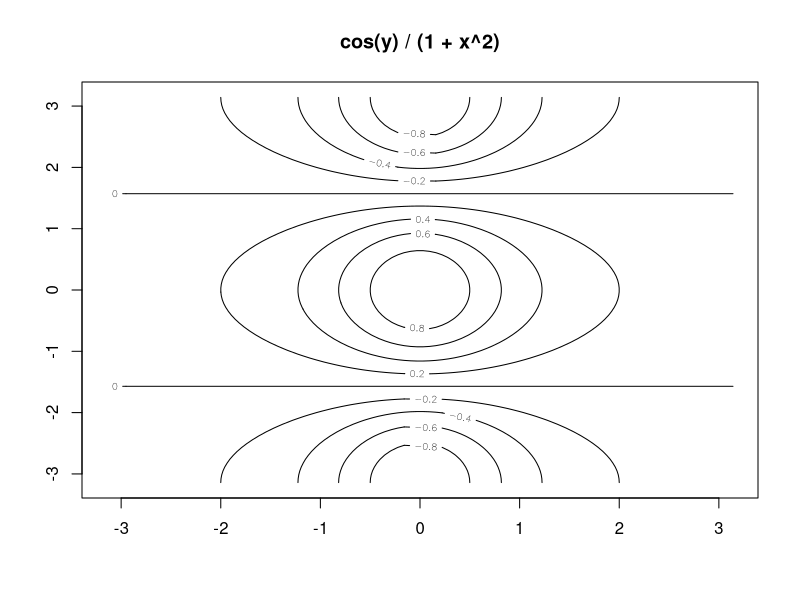
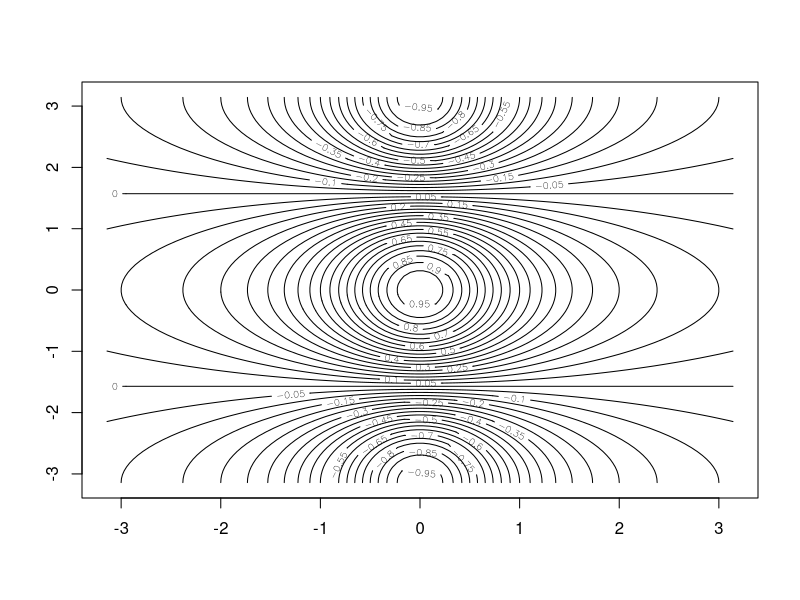
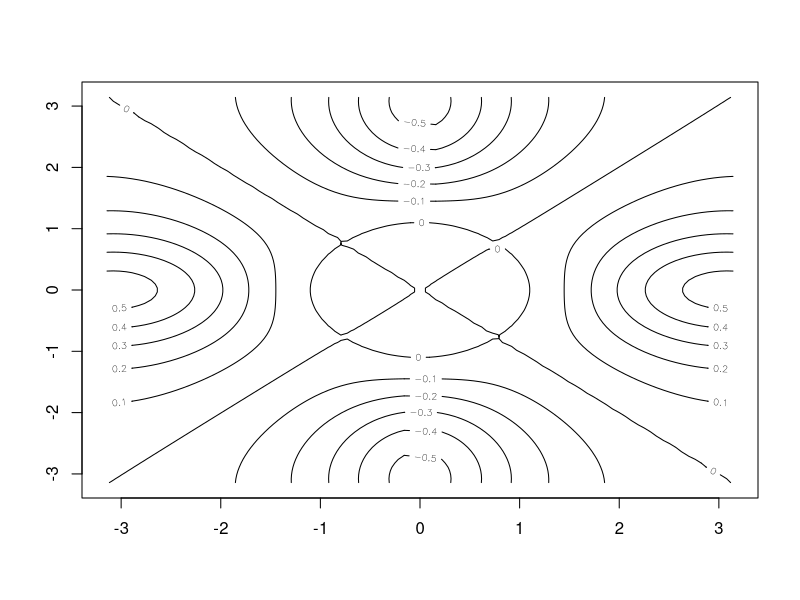
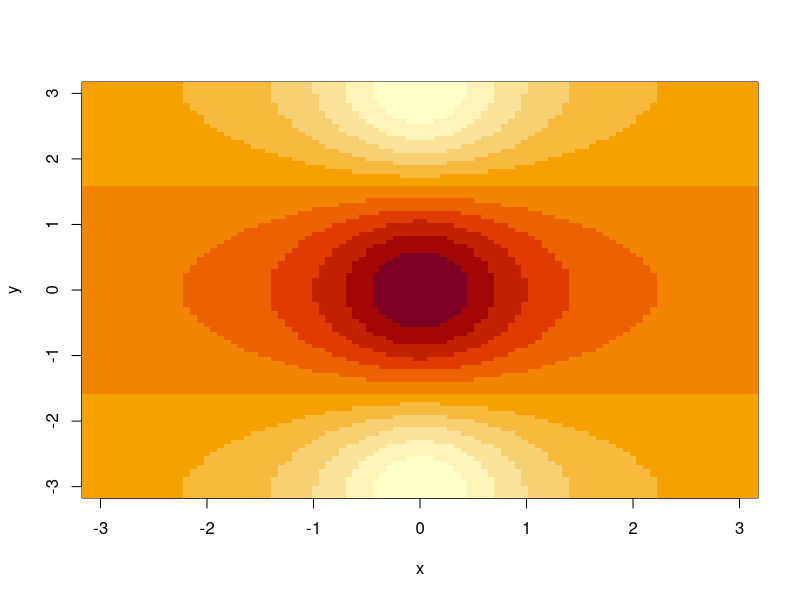
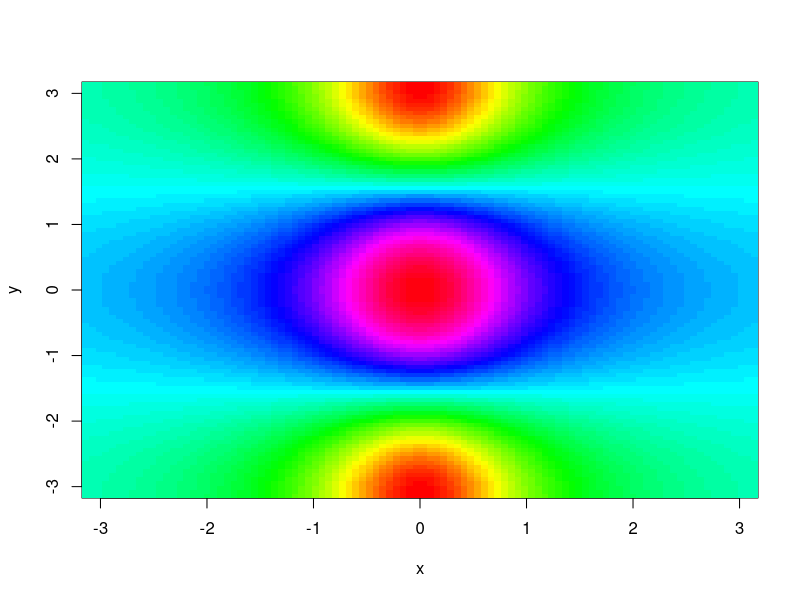
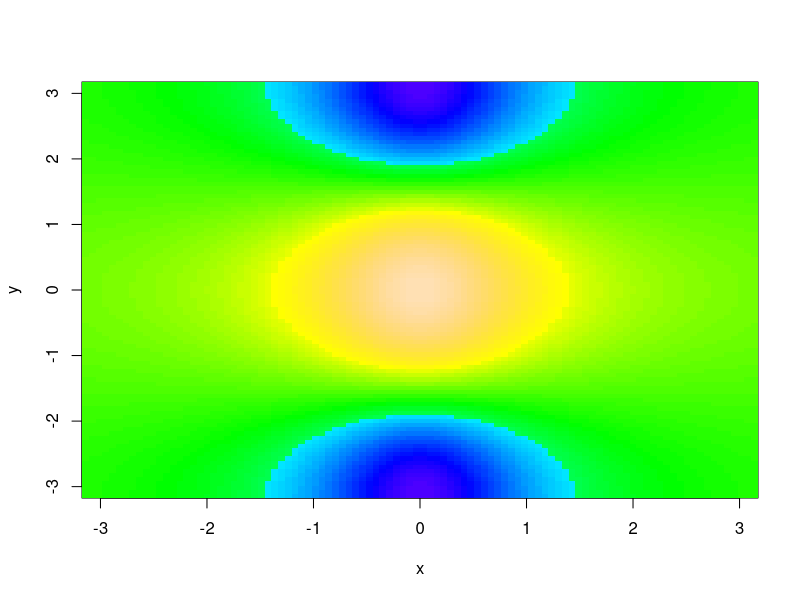
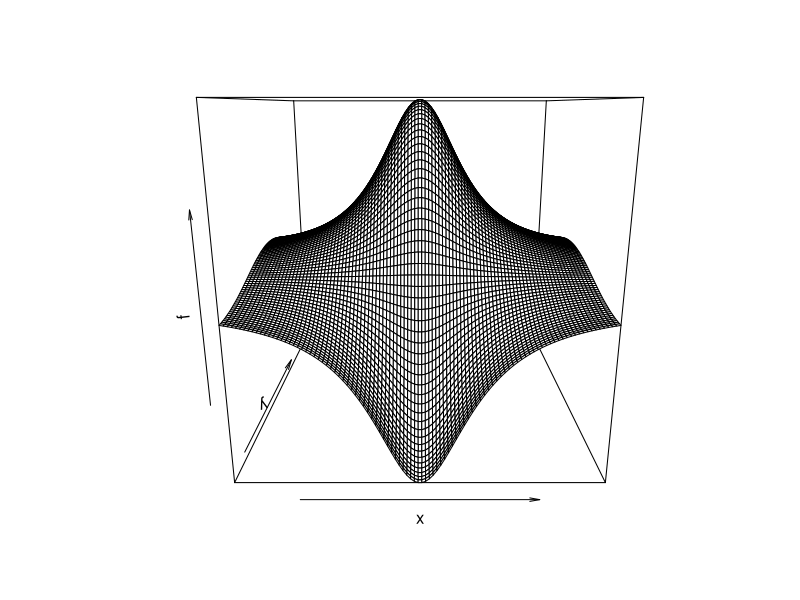
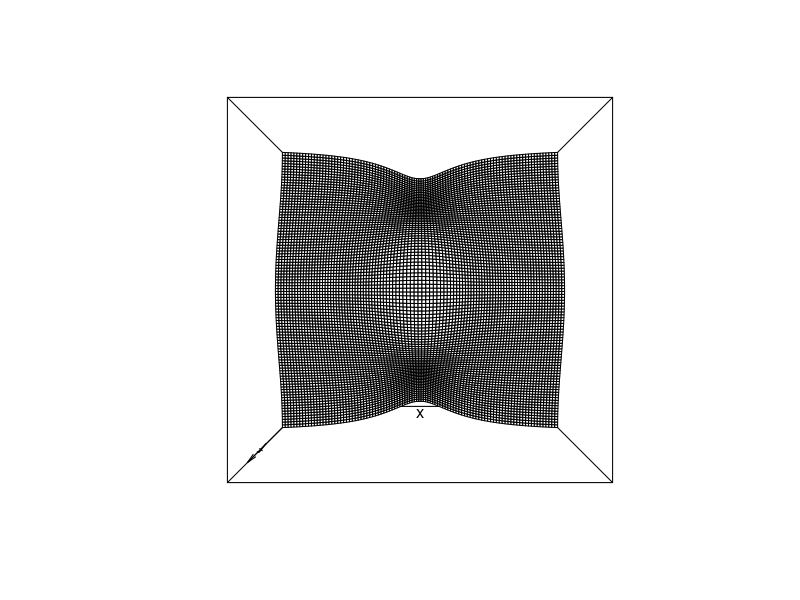

The R script that drew these images, in order:
## ---- chunk 1
# numbers read down by default. specify nrow, ncol, or both.
matrix(1:6, nrow=3)
matrix(1:8, ncol=4)
# numbers reading across:
matrix(1:10, nrow=5, byrow = T)
# using dimnames:
(blah <- matrix(1:4, nrow=2, dimnames=list(c('x1','x2'),
                                           c('y1','y2'))))
blah['x1',] # OK whoop-dee-doo we can refer to rows and columns by dimname
## ---- chunk 2
outer(1:4, 8:9) # multiplying a column vector by a row vector?
outer(1:4, 8:9, FUN="+")
x <- seq(-pi, pi, length=100)
y <- x
f <- outer(x, y, function(x, y) cos(y) / (1 + x^2))
contour(x,y,f, main="cos(y) / (1 + x^2)")
contour(x,y,f, nlevels=45)

fa <- (f - t(f))/2 # not sure what this does
contour(x, y, fa)

image(x,y,f)
image(x,y,f, col=rainbow(100))
image(x,y,f, col=topo.colors(100))
persp(x,y,f)
persp(x,y,f, phi=90) # looking straight down
persp(x,y,f, theta=30, phi=50)
